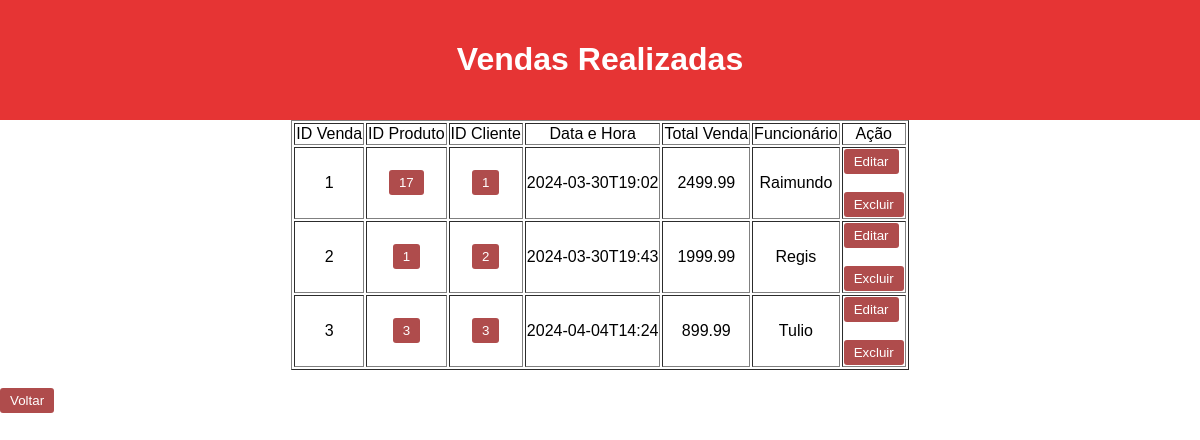
/vendas, run on the app's committed database.
### tables this page shows
CREATE TABLE venda (id_venda integer primary key autoincrement,id_produto integer,id_cliente integer,dataHora datetime,totalVenda decimal(5,2),nome_funcionario text,FOREIGN KEY (id_cliente) REFERENCES cliente(id_cliente),FOREIGN KEY (id_produto) REFERENCES cliente(id_produto));

### app.py (the view)
@app.route("/vendas")
def vendas():
	banco = sqlite3.connect('venda.db')
	cursor = banco.cursor()
	cursor.execute("select * from venda")
	data = cursor.fetchall()
	return render_template("vendasRealizadas.html", data = data)

### templates/vendasRealizadas.html (shortened to what this page needs)
<!DOCTYPE html>
<html lang="en">
<head>
</head>
<body>
    <header>
        <h1>Vendas Realizadas</h1>
    </header>
    <center>
        <table border = "1">
            <tr>
                <td><center>ID Venda</center></td>
                <td><center>ID Produto</center></td>
                <td><center>ID Cliente</center></td>
                <td><center>Data e Hora</center></td>
                <td><center>Total Venda</center></td>
                <td><center>Funcionário</center></td>
                <td><center>Ação</center></td>
            </tr>
            {% for row in data %}
            <tr>
                <td><center>{{row[0]}}</center></td>
                <td><center><a href="{{url_for('detalharProduto',id=row[1])}}"><button class="btn" :hover>{{row[1]}}</button></a></center></td>
                <td><center><a href="{{url_for('detalharCliente',id=row[2])}}"><button class="btn" :hover>{{row[2]}}</button></a></center></td>
                <td><center>{{row[3]}}</center></td>
                <td><center>{{row[4]}}</center></td>
                <td><center>{{row[5]}}</center></td>
                <td>
                    <a href="{{url_for('editarVenda',id=row[0])}}">
                        <button class="btn" :hover>Editar</button>
                    </a><br><br>
                    <a href="{{url_for('excluirVenda',id=row[0])}}">
                        <button class="btn" :hover>Excluir</button>
                    </a>
                </td>
            </tr>
            {% endfor %}
        </table>
    </center><br>
    <a href="{{url_for('principal')}}">
        <button class="btn" :hover>Voltar</button>
    </a>
</body>
</html>

### templates/vendasRealizadas.html (style rules this page uses)
body { font-family: Arial, sans-serif; margin: 0; padding: 0; background-color: #ffffff; }
header { background-color: #e63434; color: white; text-align: center; padding: 20px; }
.btn { background-color: #af4c4c; color: white; border: none; padding: 5px 10px; border-radius: 3px; cursor: pointer; }

### data on the page
venda: id_venda "1", id_produto "17", id_cliente "1", dataHora "2024-03-30T19:02", totalVenda "2499.99", nome_funcionario "Raimundo"
venda: id_venda "2", id_produto "1", id_cliente "2", dataHora "2024-03-30T19:43", totalVenda "1999.99", nome_funcionario "Regis"
venda: id_venda "3", id_produto "3", id_cliente "3", dataHora "2024-04-04T14:24", totalVenda "899.99", nome_funcionario "Tulio"
